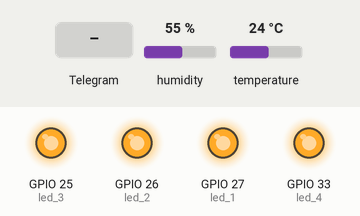
This sketch was run on a simulated ESP32. On the bench: output pins drawn as LEDs (lit = HIGH). Inputs (shaded band) come from the test bench; at power-on: humidity 55 %, temperature 24 °C. WiFi joins after 1.5 s; servers stay silent unless stated; the local clock reads 2024-03-15 10:24:30 at power-on unless the sketch sets it; what the sketch prints to the serial monitor is not drawn.

Above: at 2.7 s.
2.8 s: Telegram message "/led1on" received
At 4.3 s:
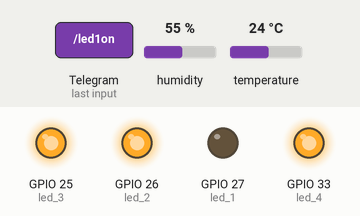
4.6 s: Telegram message "/led2on" received
At 5.4 s:
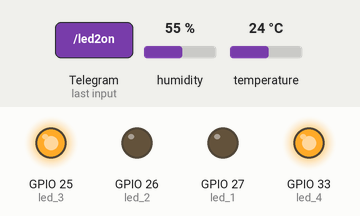
6.5 s: Telegram message "/led1off" received
At 8.1 s:
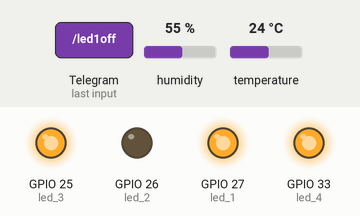
8.4 s: Telegram message "/led3on" received
At 9.3 s:
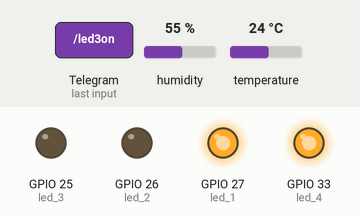
10.3 s: Telegram message "/led2off" received
At 12.3 s:
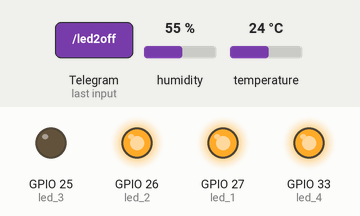
13.3 s: Telegram message "/led4on" received
At 15.0 s:
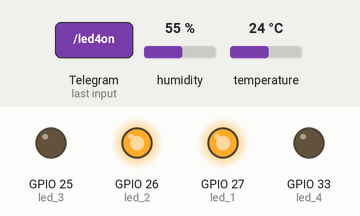
Timing chart, 0 to 16.2 s (numbered marks = the images above; inputs shaded):
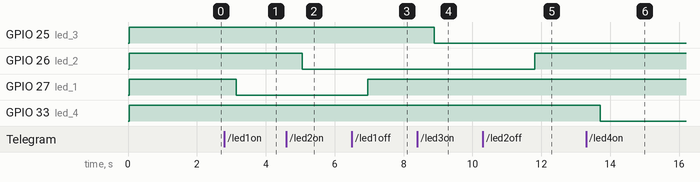

The sketch:

telegram.ino
```cpp
/*******************************************************************
    A telegram bot for your ESP32 that controls the
    onboard LED. The LED in this example is active low.

    Parts:
    ESP32 D1 Mini stlye Dev board* - http://s.click.aliexpress.com/e/C6ds4my
    (or any ESP32 board)

      = Affilate

    If you find what I do useful and would like to support me,
    please consider becoming a sponsor on Github
    https://github.com/sponsors/witnessmenow/


    Written by Brian Lough
    YouTube: https://www.youtube.com/brianlough
    Tindie: https://www.tindie.com/stores/brianlough/
    Twitter: https://twitter.com/witnessmenow
 *******************************************************************/

#include <WiFi.h>
#include <WiFiClient.h>
#include <WiFiClientSecure.h>
#include <UniversalTelegramBot.h>
#define TEMPO_ESPERA_SENSOR 100
// Wifi network station credentials
#define WIFI_SSID "P"
#define WIFI_PASSWORD "1122334455"

// Telegram BOT Token (Get from Botfather)
#define CHAT_ID "6638014975"
#define BOT_TOKEN "7131142949:AAG23rYMMRSPeHGLujcEkovTtPFW5weewm0"


const unsigned long BOT_MTBS = 1000; // mean time between scan messages

WiFiClientSecure secured_client;
UniversalTelegramBot bot(BOT_TOKEN, secured_client);
unsigned long bot_lasttime; // last time messages' scan has been done
#include "DHT.h"

// Deklarasi sensor DHT22
#define DHTPIN 12
#define DHTTYPE DHT11   // DHT 22  (AM2302), AM2321
DHT dht(DHTPIN, DHTTYPE);
float temperature = dht.readTemperature();
String chat_id = "6638014975";

// -----

String getReadings(){
  float temperature = dht.readTemperature();
  float humidity = dht.readHumidity();

  String message = "Temperature: " + String(temperature) + " ºC \n";
  message += "Humidity: " + String (humidity) + " % \n";
  return message;
}
const int led_1 = 27;
const int led_2 = 26;
const int led_3 = 25;
const int led_4 = 33;
int ledStatus = 0;


void setup()
{
  Serial.begin(115200);
  Serial.println();
 dht.begin();
  pinMode(led_1, OUTPUT);
   pinMode(led_2, OUTPUT);
    pinMode(led_3, OUTPUT);
     pinMode(led_4, OUTPUT);// initialize digital ledPin as an output.
  delay(10);
  digitalWrite(led_1, HIGH);
  digitalWrite(led_2, HIGH);
  digitalWrite(led_3, HIGH);
  digitalWrite(led_4, HIGH);
  // initialize pin as off (active LOW)

  // attempt to connect to Wifi network:
  Serial.print("Connecting to Wifi SSID ");
  Serial.print(WIFI_SSID);
  WiFi.begin(WIFI_SSID, WIFI_PASSWORD);
  secured_client.setCACert(TELEGRAM_CERTIFICATE_ROOT); // Add root certificate for api.telegram.org
  while (WiFi.status() != WL_CONNECTED)
  {
    Serial.print(".");
    delay(500);
  }
  Serial.print("\nWiFi connected. IP address: ");
  Serial.println(WiFi.localIP());

  Serial.print("Retrieving time: ");
  configTime(0, 0, "pool.ntp.org"); // get UTC time via NTP
  time_t now = time(nullptr);
  while (now < 24 * 3600)
  {
    Serial.print(".");
    delay(100);
    now = time(nullptr);
  }
  Serial.println(now);
}
void handleNewMessages(int numNewMessages)
{
  Serial.print("handleNewMessages ");
  Serial.println(numNewMessages);

  for (int i = 0; i < numNewMessages; i++)
  {
     String chat_id = String(bot.messages[i].chat_id);
    if (chat_id != CHAT_ID)
    {
      bot.sendMessage(chat_id, "Unauthorized user", "");
      continue;
    }

    // Print the received message
    String text = bot.messages[i].text;
    Serial.println(text);

    String from_name = bot.messages[i].from_name;


 if (text == "/temp&humid")
    {
      String readings = getReadings();
      bot.sendMessage(chat_id, readings, "");
    }
    if (text == "/led1on")
    {
      digitalWrite(led_1, LOW); // turn the LED on (HIGH is the voltage level)
      ledStatus = 1;
      bot.sendMessage(chat_id, "Led1 is ON", "");
    }

    if (text == "/led1off")
    {
      ledStatus = 0;
      digitalWrite(led_1, HIGH); // turn the LED off (LOW is the voltage level)
      bot.sendMessage(chat_id, "Led1 is OFF", "");
    }

    if (text == "/status1")
    {
      if (ledStatus)
      {
        bot.sendMessage(chat_id, "Led1 is ON", "");
      }
      else
      {
        bot.sendMessage(chat_id, "Led1 is OFF", "");
      }
    }
     if (text == "/led2on")
    {
      digitalWrite(led_2, LOW); // turn the LED on (HIGH is the voltage level)
      ledStatus = 1;
      bot.sendMessage(chat_id, "Led2 is ON", "");
    }

    if (text == "/led2off")
    {
      ledStatus = 0;
      digitalWrite(led_2, HIGH); // turn the LED off (LOW is the voltage level)
      bot.sendMessage(chat_id, "Led2 is OFF", "");
    }

    if (text == "/status2")
    {
      if (ledStatus)
      {
        bot.sendMessage(chat_id, "Led2 is ON", "");
      }
      else
      {
        bot.sendMessage(chat_id, "Led2 is OFF", "");
      }
    }

 if (text == "/led3on")
    {
      digitalWrite(led_3, LOW); // turn the LED on (HIGH is the voltage level)
      ledStatus = 1;
      bot.sendMessage(chat_id, "Led3 is ON", "");
    }

    if (text == "/led3off")
    {
      ledStatus = 0;
      digitalWrite(led_3, HIGH); // turn the LED off (LOW is the voltage level)
      bot.sendMessage(chat_id, "Led3 is OFF", "");
    }

    if (text == "/status3")
    {
      if (ledStatus)
      {
        bot.sendMessage(chat_id, "Led3 is ON", "");
      }
      else
      {
        bot.sendMessage(chat_id, "Led3 is OFF", "");
      }
    }

 if (text == "/led4on")
    {
      digitalWrite(led_4, LOW); // turn the LED on (HIGH is the voltage level)
      ledStatus = 1;
      bot.sendMessage(chat_id, "Led4 is ON", "");
    }

    if (text == "/led4off")
    {
      ledStatus = 0;
      digitalWrite(led_4, HIGH); // turn the LED off (LOW is the voltage level)
      bot.sendMessage(chat_id, "Led4 is OFF", "");
    }

    if (text == "/status4")
    {
      if (ledStatus)
      {
        bot.sendMessage(chat_id, "Led4 is ON", "");
      }
      else
      {
        bot.sendMessage(chat_id, "Led4 is OFF", "");
      }
    }
     if (text == "/allon")
    {
      digitalWrite(led_1, LOW);
       digitalWrite(led_2, LOW);
        digitalWrite(led_3, LOW);
         digitalWrite(led_4, LOW);// turn the LED on (HIGH is the voltage level)

      bot.sendMessage(chat_id, "Led all is ON", "");
    }

    if (text == "/alloff")
    {
      digitalWrite(led_1, HIGH);
      digitalWrite(led_2, HIGH);
      digitalWrite(led_3, HIGH);
      digitalWrite(led_4, HIGH);// turn the LED off (LOW is the voltage level)
      bot.sendMessage(chat_id, "Led all is OFF", "");
    }

    if (text == "/status all")
    {
      if(ledStatus)
      {
        bot.sendMessage(chat_id, "Led1 is ON", "");
      }
      else
      {
        bot.sendMessage(chat_id, "Led all is OFF", "");
      }
    }

    if (text == "/start")
    {
      String welcome = "wilujeung sumping, " + from_name + ".\n";
      welcome += "smart home muhammad firdaus\n\n";
      welcome += "/led1on : to switch the Led1 ON\n";
      welcome += "/led1off : to switch the Led1 OFF\n";
       welcome += "/status1 : Returns current status of LED1\n";
        welcome += "/led2on : to switch the Led2 ON\n";
      welcome += "/led2off : to switch the Led2 OFF\n";
       welcome += "/status2 : Returns current status of LED2\n";
        welcome += "/led3on : to switch the Led3 ON\n";
      welcome += "/led3off : to switch the Led3 OFF\n";
       welcome += "/status3 : Returns current status of LED3\n";
        welcome += "/led4on : to switch the Led4 ON\n";
      welcome += "/led4off : to switch the Led4 OFF\n";
       welcome += "/status4 : Returns current status of LED4\n";
      welcome += "/allon : to switch all the Led ON\n";
      welcome += "/alloff : to switch all the Led OFF\n";
      welcome += "/status all : Returns current status of all LED\n";
      welcome += "/temp&humid : for read the temperature and humidity\n";
      bot.sendMessage(chat_id, welcome, "Markdown");
    }
    }
  }
void loop(){
{
  if (millis() - bot_lasttime > BOT_MTBS)
  {
    int numNewMessages = bot.getUpdates(bot.last_message_received + 1);

    while (numNewMessages)
    {
      Serial.println("got response");
      handleNewMessages(numNewMessages);
      numNewMessages = bot.getUpdates(bot.last_message_received + 1);
    }

    bot_lasttime = millis();
  }
}
float temperature = dht.readTemperature();
  float humidity = dht.readHumidity();

  // Check if any reads failed and exit early (to try again).
  if (isnan(temperature) || isnan(humidity))
  {
    //isnan = is NOT A NUMBER which return true when it is not a number
    Serial.println(F("Failed to read from DHT sensor!"));
    return;
  }

  Serial.print(F("Humidity: "));
  Serial.print(humidity);
  Serial.print(F("%  Temperature: "));
  Serial.print(temperature);
  Serial.println(F("°C "));

  if (dht.readTemperature() >= 60)
  {
    String potensiKebakar = "Suhu diatas 60";
    bot.sendMessage(chat_id, potensiKebakar, "");
  }
  delay(1000);
  //akhir dari membaca sensor DHT22

  if (millis() - bot_lasttime > BOT_MTBS)
  {
    int numNewMessages = bot.getUpdates(bot.last_message_received + 1);

    while (numNewMessages)
    {
      Serial.println("got response");
      handleNewMessages(numNewMessages);
      numNewMessages = bot.getUpdates(bot.last_message_received + 1);
    }

    bot_lasttime = millis();
  }
}
```

Measured:
- after the input at 2.8 s, GPIO 27 (led_1): HIGH → LOW after 0.34 s
- after the input at 4.6 s, GPIO 26 (led_2): HIGH → LOW after 0.46 s
- after the input at 6.5 s, GPIO 27 (led_1): LOW → HIGH after 0.46 s
- after the input at 8.4 s, GPIO 25 (led_3): HIGH → LOW after 0.49 s
- after the input at 10.3 s, GPIO 26 (led_2): LOW → HIGH after 1.5 s
- after the input at 13.3 s, GPIO 33 (led_4): HIGH → LOW after 0.41 s
